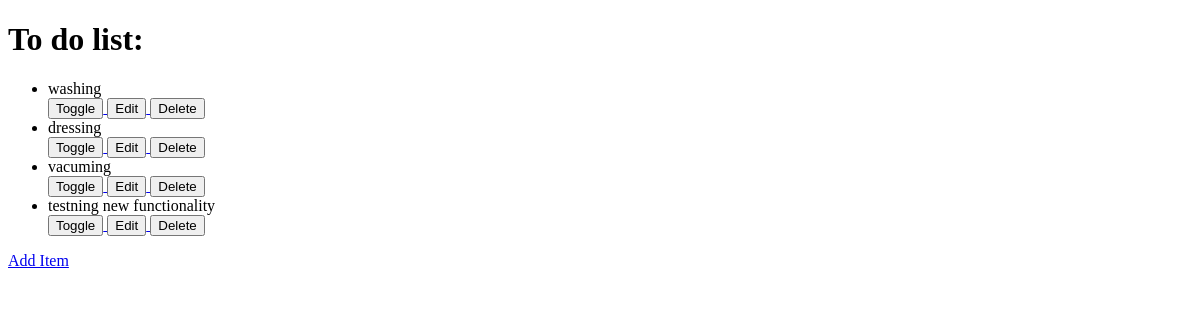
/, run on an earlier commit of the app's database.
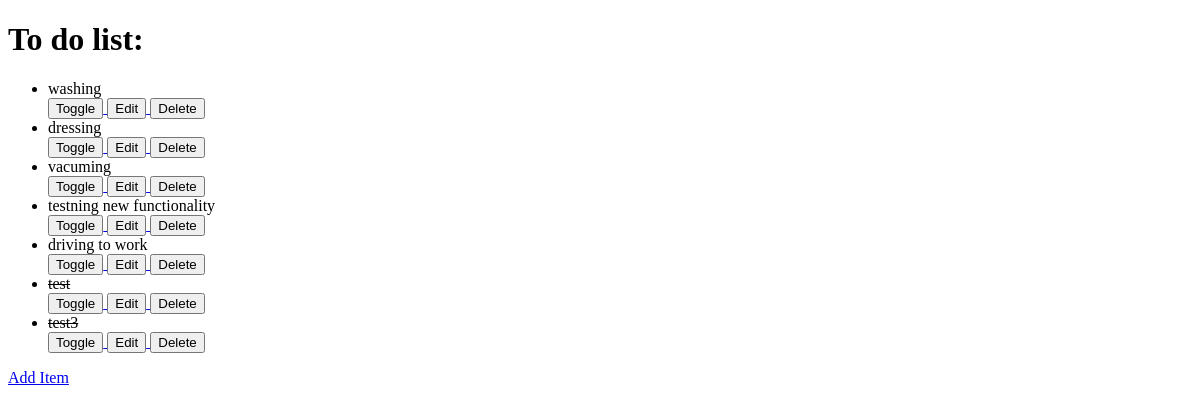
And on a later commit of the database.
### todo/models.py (models this page shows, shortened)
class Item(models.Model):
    name = models.CharField(max_length=50, null=False, blank=False)
    done = models.BooleanField(null=False, blank=False, default=False)

### todo/views.py (the view)
# urls.py: path('', views.get_todo_list, name='get_todo_list'),
def get_todo_list(request):
    items = Item.objects.all()
    context = {
        'items': items
    }
    return render(request, 'todo/todo_list.html', context)

### todo/templates/todo/todo_list.html (shortened to what this page needs)
<!DOCTYPE html>
<html lang="en">
<head>
</head>
<body>
    <h1>To do list:</h1>
    <ul>
        {% for item in items %}
            {% if item.done %}
                <li><strike>{{item.name}}</strike></li>
            {% else %}
                <li>{{item.name}}</li>
            {% endif %}
                <a href="/toggle/{{ item.id }}">
                    <button>Toggle</button>
                </a>
                <a href="/edit/{{ item.id }}">
                    <button>Edit</button>
                </a>
                <a href="/delete/{{ item.id }}">
                    <button>Delete</button>
                </a>
        {% empty %}
            <li>You have nothing to do</li>
        {% endfor %}
    </ul>
    <a href="/add">Add Item</a>
</body>
</html>

What changed in the data, as far as the page shows it:
added Item: name "driving to work"
added Item: name "test"
added Item: name "test3"
